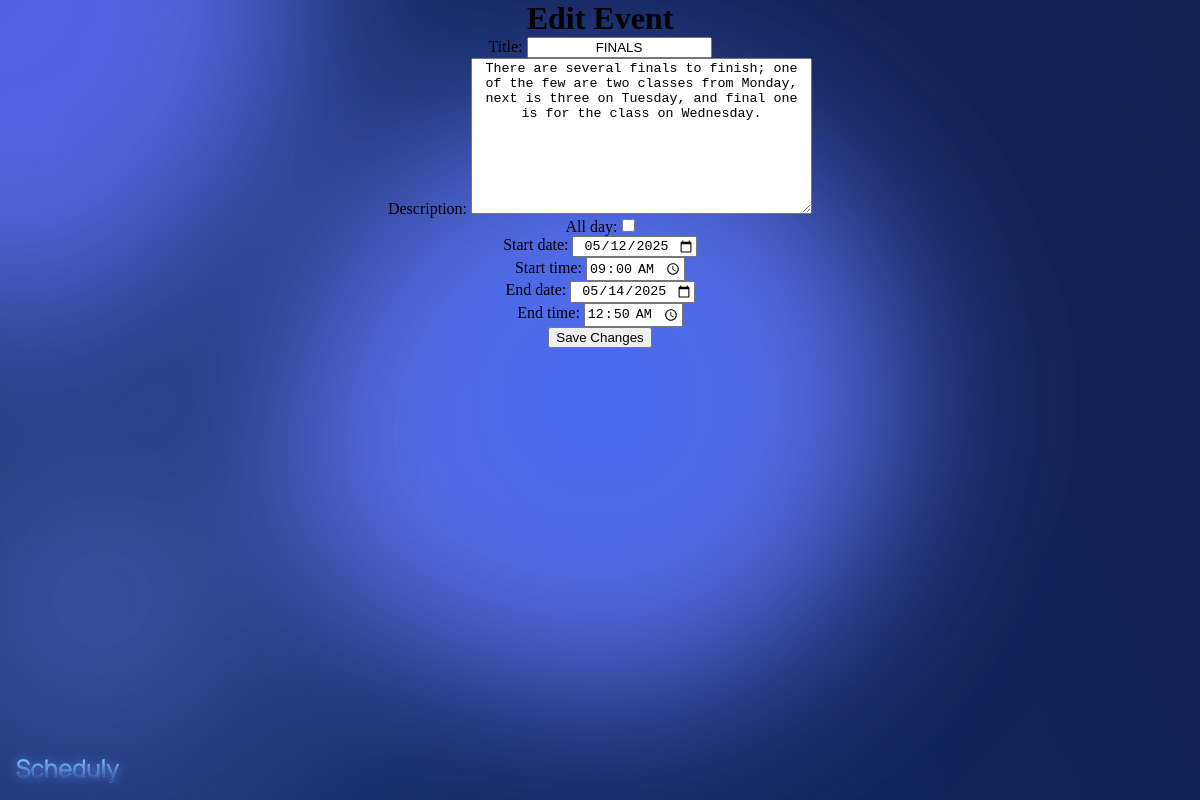
Screenshot of /event/2/edit/ (signed in) with the database file from the repository.
### Sched_App/models.py (models this page shows, shortened)
class Event(models.Model):
    user        = models.ForeignKey(settings.AUTH_USER_MODEL, on_delete=models.CASCADE)
    title       = models.CharField(max_length=100)
    description = models.TextField(blank=True)
    all_day     = models.BooleanField(default=False)
    start_date = models.DateField(null=True, blank=True)
    start_time  = models.TimeField(null=True, blank=True)
    end_date   = models.DateField(null=True, blank=True)
    end_time    = models.TimeField(null=True, blank=True)
    created_at  = models.DateTimeField(auto_now_add=True)

### Sched_App/views.py (the view)
# urls.py: path('event/<int:pk>/edit/', views.edit_event, name='edit_event'),
@login_required
def edit_event(request, pk):
    ev = get_object_or_404(Event, pk=pk, user=request.user)
    if request.method == 'POST':
        data = request.POST.copy()
        if data.get('all_day'):
            sd = data.get('single_date')
            data['start_date'] = sd
            data['end_date']   = sd
            data['start_time'] = ''
            data['end_time']   = ''
        form = EventForm(data, instance=ev)
        if form.is_valid():
            form.save()
            return redirect('home-page')
    else:
        form = EventForm(instance=ev)
    return render(request, 'edit_event.html', {
        'form': form,
        'event': ev
    })

### Sched_App/forms.py
class EventForm(forms.ModelForm):
    class Meta:
        model = Event
        fields = [
            'title',
            'description',
            'all_day',
            'start_date',
            'start_time',
            'end_date',
            'end_time',
        ]
        widgets = {
            'start_date': forms.DateInput(attrs={'type': 'date'}),
            'end_date':   forms.DateInput(attrs={'type': 'date'}),
            'start_time': forms.TimeInput(attrs={'type': 'time'}),
            'end_time':   forms.TimeInput(attrs={'type': 'time'}),
        }

### Sched_App/templates/edit_event.html (shortened to what this page needs)
{% extends "base.html" %}
{% block content %}
  <h1>Edit Event</h1>
  <form method="post">
    {{ form.as_p }}
    <button type="submit">Save Changes</button>
  </form>
{% endblock %}

### Sched_App/static/main.css (style rules this page uses)
*,*::before,*::after { margin:0; box-sizing:border-box; text-align:center; position:relative; }

### rows the page displays
Event: title "FINALS", description "There are several finals to finish; one of the few are two classes from Monday, next is three on Tuesday, and final one is for the class on Wednesday.", start_date "05/12/2025", start_time "09:00:00", end_date "05/14/2025", end_time "00:50:00"
